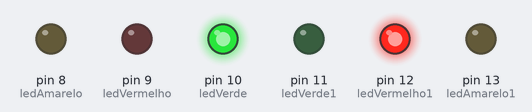
A sketch run on a simulated Arduino Uno, built with avr-gcc and run on an emulated ATmega328P. Parts: output pins drawn as LEDs (lit = HIGH).

Above: at 2.5 s.
At 5.5 s:
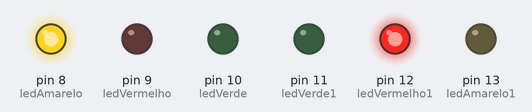
At 8.5 s:
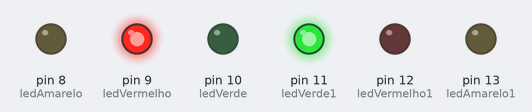
At 11.5 s:
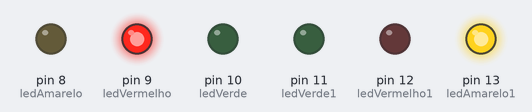
Timing chart, 0 to 20.5 s (numbered marks = the images above):
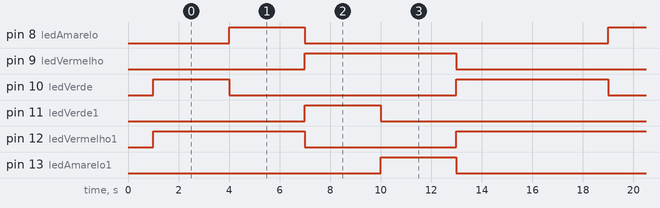

Measured:
- by itself, pin 8 (ledAmarelo), pin 11 (ledVerde1), pin 13 (ledAmarelo1): alternates HIGH for 3.0 s and LOW for 12.0 s
- by itself, pin 9 (ledVermelho): alternates HIGH for 6.0 s and LOW for 9.0 s
- by itself, pin 10 (ledVerde): repeats every 15.0 s: LOW 9.0 s, HIGH 6.0 s
- by itself, pin 12 (ledVermelho1): repeats every 15.0 s: LOW 6.0 s, HIGH 9.0 s

The sketch:

led_07-02.ino
```cpp
//Declaração das variaveis que representam os pinos dos leds
int ledAmarelo = 8;
int ledVermelho = 9;
int ledVerde = 10;
int ledAmarelo1 = 13;
int ledVermelho1 = 12;
int ledVerde1 = 11;

void setup() {
  //Definindo os tipos dos pinos
  pinMode(ledAmarelo, OUTPUT);
  pinMode(ledVermelho, OUTPUT);
  pinMode(ledVerde, OUTPUT);
  pinMode(ledAmarelo1, OUTPUT);
  pinMode(ledVermelho1, OUTPUT);
  pinMode(ledVerde1, OUTPUT);

  delay(1000);
}

void loop() {

  // Semáforo 1

  digitalWrite(ledVerde, HIGH);
  digitalWrite(ledVermelho1, HIGH);

  delay(3000);

  digitalWrite(ledVerde, LOW);
  digitalWrite(ledAmarelo, HIGH);

  delay(3000);

  digitalWrite(ledAmarelo, LOW);
  digitalWrite(ledVermelho, HIGH);
  digitalWrite(ledVermelho1, LOW);
  digitalWrite(ledVerde1, HIGH);

  delay(3000);

  digitalWrite(ledVerde1, LOW);
  digitalWrite(ledAmarelo1, HIGH);

  delay(3000);

  digitalWrite(ledAmarelo1, LOW);
  digitalWrite(ledVermelho1, HIGH);
  digitalWrite(ledVerde, HIGH);
  digitalWrite(ledVermelho, LOW);

  delay(3000);
}
```
